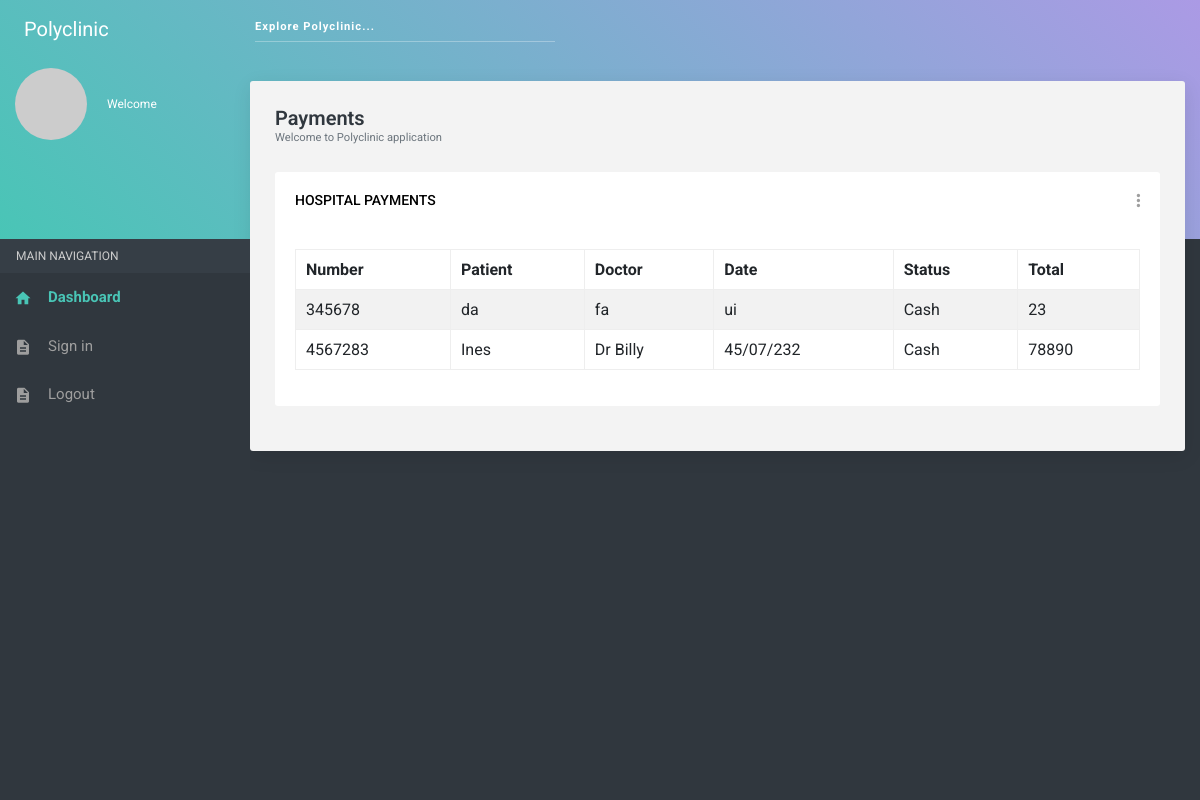
The page /payments/ on the database its author committed.
### management/models.py (models this page shows, shortened)
class Payments(models.Model):
    payment_number = models.CharField(max_length = 200)
    patient = models.CharField(max_length = 200)
    doctor = models.CharField(max_length = 200)
    date = models.CharField(max_length = 200)
    amount = models.CharField(max_length = 200)
    payment_method = models.CharField(max_length = 200)
    payemtn_status = models.CharField(max_length = 200)

### management/views.py (the view)
# urls.py: path('payments/', payments , name="payments"),
def payments(request):
    payments = Payments.objects.all()
    return render(request, 'management/payments.html', {'payments': payments})

### management/templates/management/payments.html (shortened to what this page needs)
﻿{% extends "management/base.html" %}
{% load static %}
{% block body %}
<section class="content">
    <div class="container-fluid">
        <div class="block-header">
            <h2>Payments</h2>
            <small class="text-muted">Welcome to Polyclinic application</small>
        </div>
        <div class="row clearfix">
            <div class="col-lg-12 col-md-12 col-sm-12">
                <div class="card">
                    <div class="header">
                        <h2>Hospital Payments</h2>
                        <ul class="header-dropdown">
                            <li class="dropdown"> <a href="javascript:void(0);" class="dropdown-toggle" data-toggle="dropdown" role="button" aria-haspopup="true" aria-expanded="false"><i class="zmdi zmdi-more-vert"></i></a>
                            </li>
                        </ul>
                    </div>
                    <div class="body table-responsive">
                        <table class="table table-bordered table-striped table-hover js-basic-example dataTable">
                            <thead>
                                <tr>
                                    <th>Number</th>
                                    <th>Patient</th>
                                    <th>Doctor</th>
                                    <th>Date</th>
                                    <th>Status</th>
                                    <th>Total</th>
                                </tr>
                            </thead>
                            <tbody>
                                {% for payment in payments %}
                                <tr>
                                    <td>{{payment.payment_number}}</td>
                                    <td>{{payment.patient}}</td>
                                    <td>{{payment.doctor}}</td>
                                    <td>{{payment.date}}</td>
                                    <td>{{payment.payment_method}}</td>
                                    <td>{{payment.amount}}</td>
                                </tr>
                                {% endfor %}
                            </tbody>
                        </table>
                    </div>
                </div>
            </div>
        </div>
    </div>
</section>
{% endblock %}

### rows shown on the page
Payments: payment_number "345678", patient "da", doctor "fa", date "ui", payment_method "Cash", amount "23"
Payments: payment_number "4567283", patient "Ines", doctor "Dr Billy", date "45/07/232", payment_method "Cash", amount "78890"
